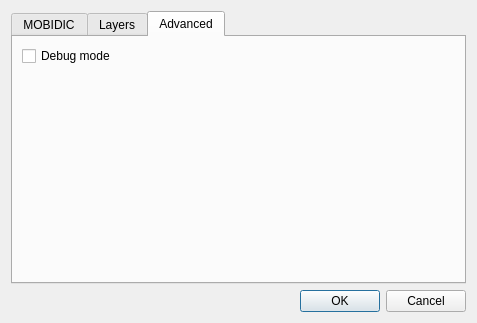
<?xml version="1.0" encoding="UTF-8"?>
<ui version="4.0">
 <class>Dialog</class>
 <widget class="QDialog" name="Dialog">
  <property name="geometry">
   <rect>
    <x>0</x>
    <y>0</y>
    <width>477</width>
    <height>323</height>
   </rect>
  </property>
  <property name="maximumSize">
   <size>
    <width>1000</width>
    <height>1000</height>
   </size>
  </property>
  <property name="windowTitle">
   <string>General settings</string>
  </property>
  <property name="locale">
   <locale language="English" country="UnitedKingdom"/>
  </property>
  <layout class="QVBoxLayout" name="verticalLayout">
   <item>
    <widget class="QTabWidget" name="OPTIONTABS">
     <property name="currentIndex">
      <number>2</number>
     </property>
     <widget class="QWidget" name="MOBIDICtab">
      <attribute name="title">
       <string>MOBIDIC</string>
      </attribute>
      <layout class="QGridLayout" name="gridLayout">
       <item row="1" column="1">
        <widget class="QLineEdit" name="MATLAB"/>
       </item>
       <item row="0" column="0">
        <widget class="QLabel" name="EXE_LBL">
         <property name="text">
          <string>Path to MOBIDIC</string>
         </property>
        </widget>
       </item>
       <item row="0" column="2">
        <widget class="QPushButton" name="EXE_BTN">
         <property name="text">
          <string>...</string>
         </property>
        </widget>
       </item>
       <item row="1" column="0">
        <widget class="QLabel" name="MATLAB_LBL">
         <property name="text">
          <string>Path to MATLAB</string>
         </property>
        </widget>
       </item>
       <item row="0" column="1">
        <widget class="QLineEdit" name="EXE"/>
       </item>
       <item row="1" column="2">
        <widget class="QPushButton" name="MATLAB_BTN">
         <property name="text">
          <string>...</string>
         </property>
        </widget>
       </item>
       <item row="2" column="1">
        <spacer name="verticalSpacer_2">
         <property name="orientation">
          <enum>Qt::Vertical</enum>
         </property>
         <property name="sizeHint" stdset="0">
          <size>
           <width>20</width>
           <height>40</height>
          </size>
         </property>
        </spacer>
       </item>
      </layout>
     </widget>
     <widget class="QWidget" name="layerTab">
      <attribute name="title">
       <string>Layers</string>
      </attribute>
      <layout class="QGridLayout" name="gridLayout_2">
       <item row="0" column="0">
        <widget class="QLabel" name="LINKS_LBL">
         <property name="text">
          <string>Links</string>
         </property>
        </widget>
       </item>
       <item row="0" column="4">
        <widget class="QPushButton" name="LINKS_BTN">
         <property name="text">
          <string>...</string>
         </property>
        </widget>
       </item>
       <item row="1" column="0">
        <widget class="QLabel" name="NODES_LBL">
         <property name="text">
          <string>Nodes</string>
         </property>
        </widget>
       </item>
       <item row="1" column="4">
        <widget class="QPushButton" name="NODES_BTN">
         <property name="text">
          <string>...</string>
         </property>
        </widget>
       </item>
       <item row="2" column="4">
        <widget class="QPushButton" name="WHEATHERSTATIONS_BTN">
         <property name="text">
          <string>...</string>
         </property>
        </widget>
       </item>
       <item row="3" column="4">
        <widget class="QPushButton" name="LANDUSES_BTN">
         <property name="text">
          <string>...</string>
         </property>
        </widget>
       </item>
       <item row="4" column="4">
        <widget class="QPushButton" name="SOILS_BTN">
         <property name="text">
          <string>...</string>
         </property>
        </widget>
       </item>
       <item row="5" column="4">
        <widget class="QPushButton" name="ACQUIFERS_BTN">
         <property name="text">
          <string>...</string>
         </property>
        </widget>
       </item>
       <item row="6" column="3">
        <spacer name="verticalSpacer">
         <property name="orientation">
          <enum>Qt::Vertical</enum>
         </property>
         <property name="sizeHint" stdset="0">
          <size>
           <width>20</width>
           <height>55</height>
          </size>
         </property>
        </spacer>
       </item>
       <item row="2" column="0">
        <widget class="QLabel" name="WHEATHERSTATIONS_LB">
         <property name="text">
          <string>Wheather</string>
         </property>
        </widget>
       </item>
       <item row="3" column="0">
        <widget class="QLabel" name="LANDUSES_LB">
         <property name="text">
          <string>Landuses</string>
         </property>
        </widget>
       </item>
       <item row="4" column="0">
        <widget class="QLabel" name="SOILS_LB">
         <property name="text">
          <string>Soils</string>
         </property>
        </widget>
       </item>
       <item row="5" column="0">
        <widget class="QLabel" name="ACQUIFERS_LB">
         <property name="text">
          <string>Acquifers</string>
         </property>
        </widget>
       </item>
       <item row="0" column="1" colspan="3">
        <widget class="QLineEdit" name="LINKS"/>
       </item>
       <item row="1" column="1" colspan="3">
        <widget class="QLineEdit" name="NODES"/>
       </item>
       <item row="2" column="1" colspan="3">
        <widget class="QLineEdit" name="WHEATHERSTATIONS"/>
       </item>
       <item row="3" column="1" colspan="3">
        <widget class="QLineEdit" name="LANDUSES"/>
       </item>
       <item row="4" column="1" colspan="3">
        <widget class="QLineEdit" name="SOILS"/>
       </item>
       <item row="5" column="1" colspan="3">
        <widget class="QLineEdit" name="ACQUIFERS"/>
       </item>
      </layout>
     </widget>
     <widget class="QWidget" name="advanceTab">
      <attribute name="title">
       <string>Advanced</string>
      </attribute>
      <layout class="QFormLayout" name="formLayout">
       <property name="fieldGrowthPolicy">
        <enum>QFormLayout::AllNonFixedFieldsGrow</enum>
       </property>
       <item row="0" column="0">
        <widget class="QCheckBox" name="DEBUGMODE">
         <property name="text">
          <string>Debug mode</string>
         </property>
        </widget>
       </item>
      </layout>
     </widget>
    </widget>
   </item>
   <item>
    <widget class="QDialogButtonBox" name="buttonBox">
     <property name="orientation">
      <enum>Qt::Horizontal</enum>
     </property>
     <property name="standardButtons">
      <set>QDialogButtonBox::Cancel|QDialogButtonBox::Ok</set>
     </property>
    </widget>
   </item>
  </layout>
 </widget>
 <resources/>
 <connections/>
</ui>
